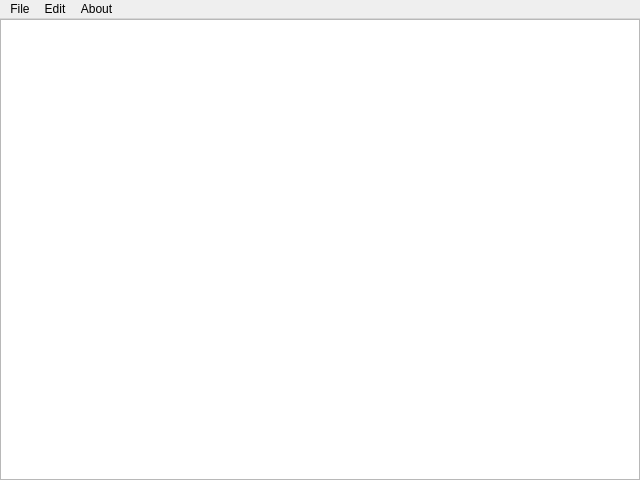
<?xml version="1.0" encoding="UTF-8"?>
<ui version="4.0">
 <class>MainWindow</class>
 <widget class="QMainWindow" name="MainWindow">
  <property name="geometry">
   <rect>
    <x>0</x>
    <y>0</y>
    <width>640</width>
    <height>480</height>
   </rect>
  </property>
  <property name="windowTitle">
   <string>Untitled*</string>
  </property>
  <widget class="QWidget" name="centralwidget">
   <layout class="QGridLayout" name="gridLayout">
    <property name="leftMargin">
     <number>0</number>
    </property>
    <property name="topMargin">
     <number>0</number>
    </property>
    <property name="rightMargin">
     <number>0</number>
    </property>
    <property name="bottomMargin">
     <number>0</number>
    </property>
    <item row="0" column="0">
     <layout class="QHBoxLayout" name="horizontalLayout">
      <item>
       <widget class="QTextEdit" name="textEdit"/>
      </item>
     </layout>
    </item>
   </layout>
  </widget>
  <widget class="QMenuBar" name="menubar">
   <property name="geometry">
    <rect>
     <x>0</x>
     <y>0</y>
     <width>640</width>
     <height>23</height>
    </rect>
   </property>
   <widget class="QMenu" name="menuFile">
    <property name="title">
     <string>File</string>
    </property>
    <addaction name="actionNew"/>
    <addaction name="actionOpen"/>
    <addaction name="actionSave"/>
    <addaction name="actionSave_As"/>
   </widget>
   <widget class="QMenu" name="menuEdit">
    <property name="title">
     <string>Edit</string>
    </property>
    <addaction name="actionUndo"/>
    <addaction name="actionRedo"/>
    <addaction name="actionCut"/>
    <addaction name="actionCopy"/>
    <addaction name="actionPaste"/>
   </widget>
   <widget class="QMenu" name="menuAbout">
    <property name="title">
     <string>About</string>
    </property>
   </widget>
   <addaction name="menuFile"/>
   <addaction name="menuEdit"/>
   <addaction name="menuAbout"/>
  </widget>
  <action name="actionNew">
   <property name="text">
    <string>New</string>
   </property>
  </action>
  <action name="actionOpen">
   <property name="text">
    <string>Open</string>
   </property>
  </action>
  <action name="actionSave">
   <property name="text">
    <string>Save</string>
   </property>
  </action>
  <action name="actionSave_As">
   <property name="text">
    <string>Save As</string>
   </property>
  </action>
  <action name="actionUndo">
   <property name="text">
    <string>Undo</string>
   </property>
  </action>
  <action name="actionCut">
   <property name="text">
    <string>Cut</string>
   </property>
  </action>
  <action name="actionCopy">
   <property name="text">
    <string>Copy</string>
   </property>
  </action>
  <action name="actionPaste">
   <property name="text">
    <string>Paste</string>
   </property>
  </action>
  <action name="actionDelete">
   <property name="text">
    <string>Delete</string>
   </property>
  </action>
  <action name="actionRedo">
   <property name="text">
    <string>Redo</string>
   </property>
  </action>
 </widget>
 <resources/>
 <connections/>
</ui>
